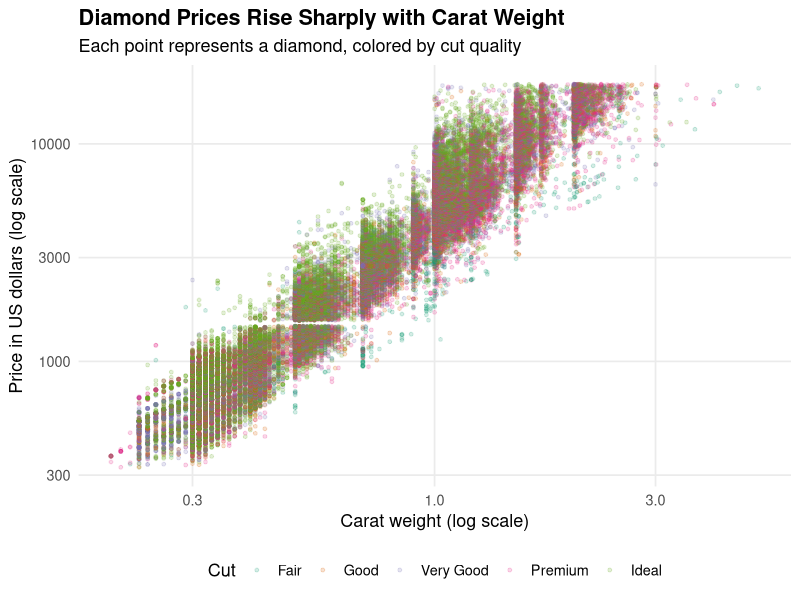

The R source for this figure:
library(tidyverse)

result <- sum(1:10)
print(result)

diamonds_plot <- ggplot(diamonds, aes(x = carat, y = price, color = cut)) +
	geom_point(alpha = 0.18, size = 1) +
	scale_x_log10() +
	scale_y_log10() +
	scale_color_brewer(palette = "Dark2") +
	labs(
		title = "Diamond Prices Rise Sharply with Carat Weight",
		subtitle = "Each point represents a diamond, colored by cut quality",
		x = "Carat weight (log scale)",
		y = "Price in US dollars (log scale)",
		color = "Cut"
	) +
	theme_minimal(base_size = 13) +
	theme(
		panel.grid.minor = element_blank(),
		legend.position = "bottom",
		plot.title = element_text(face = "bold")
	)

ggsave("diamonds-1.png", diamonds_plot, width = 9, height = 6, dpi = 300)
